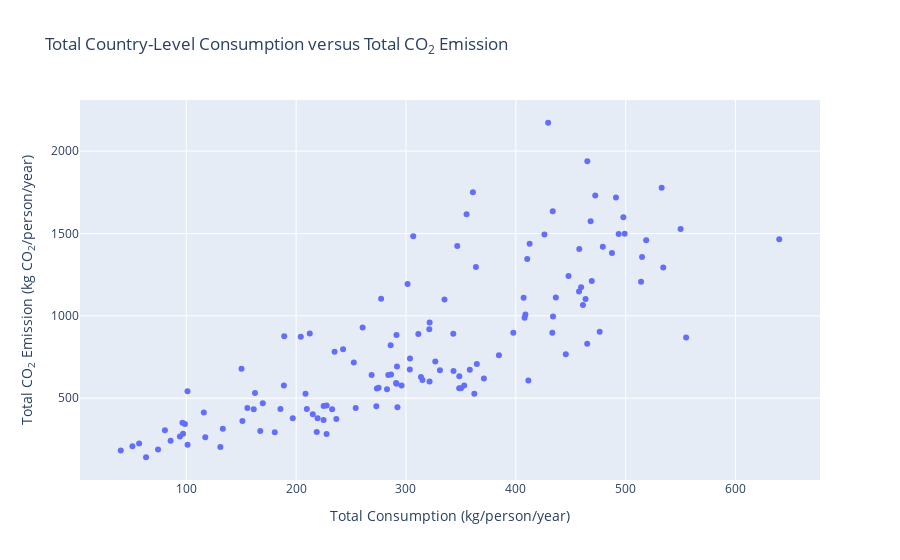

This figure's notebook cell:
### Markdown cell above
*Note that this is an interactive graph. Hovering allows for a more granular look at the data.*

### Code cell
fig = go.Figure(data = [
    go.Scatter(x = consumption_co2['Total Consumption'],
          y = consumption_co2['Total CO2 Emission'],
          mode = 'markers')
])

fig.update_layout(title = "Total Country-Level Consumption versus Total CO<sub>2</sub> Emission",
                 xaxis_title = "Total Consumption (kg/person/year)",
                 yaxis_title = "Total CO<sub>2</sub> Emission (kg CO<sub>2</sub>/person/year)")

fig.show()

### Figure 1 — Plotly figure (JSON) as saved in the notebook; plotly's stock layout.template omitted (floating-point values rounded to 4 significant figures; data arrays with more than 128 entries replaced by an {"elided": "..."} marker saying what was removed)
{"data": [{"mode": "markers", "type": "scatter", "x": {"elided": "130 float values"}, "y": {"elided": "130 float values"}}], "layout": {"title": {"text": "Total Country-Level Consumption versus Total CO<sub>2</sub> Emission"}, "xaxis": {"title": {"text": "Total Consumption (kg/person/year)"}}, "yaxis": {"title": {"text": "Total CO<sub>2</sub> Emission (kg CO<sub>2</sub>/person/year)"}}}}
